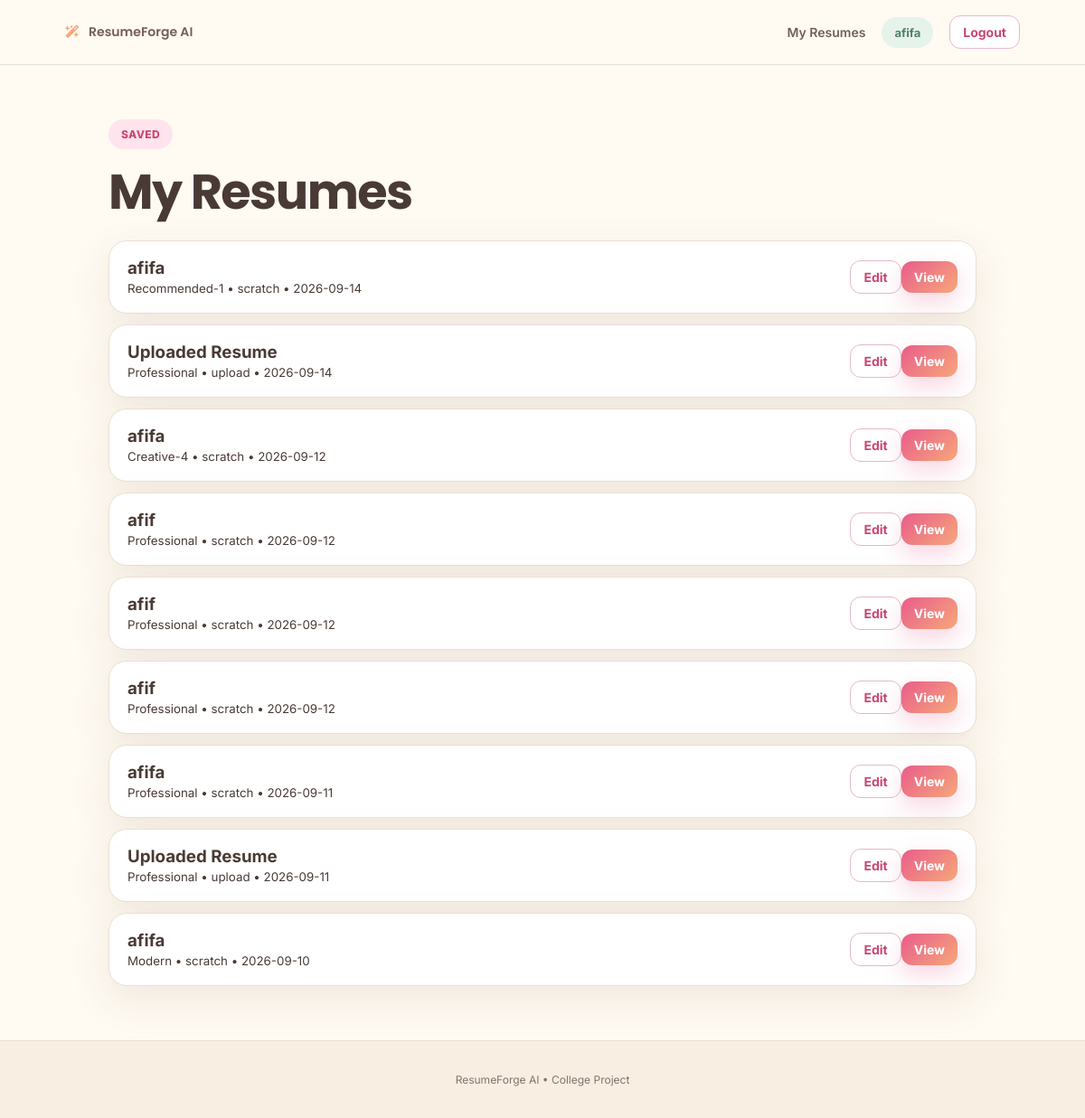
Screenshot of /my-resumes (signed in) with the database file from the repository.
### tables this page shows
CREATE TABLE users (
        id INTEGER PRIMARY KEY AUTOINCREMENT,
        name TEXT NOT NULL,
        email TEXT UNIQUE NOT NULL,
        password_hash TEXT NOT NULL,
        created_at TEXT NOT NULL
    );

CREATE TABLE resumes (
        id INTEGER PRIMARY KEY AUTOINCREMENT,
        user_id INTEGER NOT NULL,
        title TEXT NOT NULL,
        source TEXT NOT NULL,
        data TEXT NOT NULL,
        template TEXT NOT NULL DEFAULT 'professional',
        created_at TEXT NOT NULL,
        updated_at TEXT NOT NULL,
        FOREIGN KEY(user_id) REFERENCES users(id)
    );

### app.py (the view)
@app.route("/my-resumes")
def my_resumes():
    if not login_required(): return redirect(url_for("login"))
    conn = db(); resumes = conn.execute("SELECT * FROM resumes WHERE user_id=? ORDER BY updated_at DESC", (session["user_id"],)).fetchall(); conn.close()
    return render_template("my_resumes.html", resumes=resumes)

### app.py (called while the page is built)
def db():
    conn = sqlite3.connect(DB_PATH)
    conn.row_factory = sqlite3.Row
    return conn

def login_required():
    if "user_id" not in session:
        flash("Please sign in first.", "warning")
        return False
    return True

@app.context_processor
def inject_user():
    user = None
    if "user_id" in session:
        conn = db(); user = conn.execute("SELECT * FROM users WHERE id=?", (session["user_id"],)).fetchone(); conn.close()
    return {"current_user": user}

### templates/my_resumes.html
{% extends "base.html" %}{% block title %}My Resumes{% endblock %}{% block content %}<div class="form-page"><span class="badge">Saved</span><h1>My Resumes</h1><div class="saved-list">{% for r in resumes %}<div class="saved-card"><div><h3>{{ r['title'] }}</h3><small>{{ r['template'].title() }} • {{ r['source'] }} • {{ r['updated_at'][:10] }}</small></div><div><a class="btn small outline" href="{{ url_for('edit_resume',resume_id=r['id']) }}">Edit</a><a class="btn small primary" href="{{ url_for('resume_result',resume_id=r['id']) }}">View</a></div></div>{% else %}<p>No saved resumes yet.</p>{% endfor %}</div></div>{% endblock %}

### templates/base.html (shortened to what this page needs)
<!doctype html>
<html lang="en">
<head>
<link rel="stylesheet" href="https://cdnjs.cloudflare.com/ajax/libs/font-awesome/6.7.2/css/all.min.css">
<link rel="stylesheet" href="{{ url_for('static', filename='style.css') }}">
</head>
<body>
<nav class="nav"><a class="brand" href="{{ url_for('home') }}"><i class="fa-solid fa-wand-magic-sparkles"></i> ResumeForge AI</a><div>{% if current_user %}<a href="{{ url_for('my_resumes') }}">My Resumes</a><span class="user-pill">{{ current_user['name'] }}</span><a class="btn small outline" href="{{ url_for('logout') }}">Logout</a>{% else %}<a href="{{ url_for('login') }}">Login</a><a class="btn small primary" href="{{ url_for('signup') }}">Sign Up</a>{% endif %}</div></nav>
{% block content %}{% endblock %}
<footer>ResumeForge AI • College Project</footer>
</body></html>

### static/style.css (style rules this page uses)
* { box-sizing: border-box; }
:root { --cream: #fffaf2; --cream-dark: #f8f0e4; --white: #ffffff; --pink: #e95d8a; --pink-dark: #c94772; --pink-soft: #ffe4ed; --peach: #f6a77b; --peach-soft: #fff0e5; --sage: #6fa58b; --sage-dark: #4f806a; --sage-soft: #e5f3eb; --blue: #68a9c9; --blue-dark: #4386a8; --blue-soft: #e4f3fa; --yellow: #e9b949; --yellow-soft: #fff5cf; --brown: #493a35; --brown-light: #735f57; --muted: #82736d; --border: #eadfd5; --shadow: 0 15px 45px rgba(103, 76, 57, 0.10); --shadow-hover: 0 22px 55px rgba(103, 76, 57, 0.16); }
html { scroll-behavior: smooth; }
body { margin: 0; font-family: Inter, Arial, sans-serif; background: var(--cream); color: var(--brown); }
a { text-decoration: none; color: inherit; }
.nav { height: 72px; display: flex; align-items: center; justify-content: space-between; padding: 0 6%; background: rgba(255, 250, 242, 0.96); border-bottom: 1px solid var(--border); position: sticky; top: 0; z-index: 100; backdrop-filter: blur(12px); }
.nav > div { display: flex; gap: 18px; align-items: center; }
.brand { font-family: Poppins, Arial, sans-serif; font-weight: 800; font-size: 21px; color: var(--pink-dark); }
.brand i { margin-right: 7px; color: var(--peach); }
.nav a:not(.btn) { font-size: 14px; font-weight: 600; color: var(--brown-light); transition: color .2s ease; }
.user-pill { background: var(--sage-soft); color: var(--sage-dark); padding: 9px 14px; border-radius: 999px; font-size: 13px; font-weight: 700; }
.btn { display: inline-flex; align-items: center; justify-content: center; gap: 8px; border: 0; border-radius: 12px; padding: 13px 20px; font-weight: 700; cursor: pointer; font-size: 14px; transition: transform .2s ease, box-shadow .2s ease, background .2s ease; }
.btn.primary { background: linear-gradient(135deg, var(--pink), var(--peach)); color: #ffffff; box-shadow: 0 10px 25px rgba(233, 93, 138, 0.25); }
.btn.outline { background: var(--white); border: 1px solid #e4b9c8; color: var(--pink-dark); }
.btn.small { padding: 9px 14px; }
.badge { display: inline-flex; gap: 8px; align-items: center; background: var(--pink-soft); color: var(--pink-dark); padding: 9px 14px; border-radius: 999px; font-size: 12px; font-weight: 800; text-transform: uppercase; letter-spacing: .4px; }
.hero h1, .center-page h1, .form-page h1, .result-page h1 { font-family: Poppins, Arial, sans-serif; font-size: 54px; line-height: 1.08; margin: 18px 0; color: var(--brown); letter-spacing: -1.5px; }
.auth-wrap, .center-page, .form-page, .result-page { max-width: 1000px; margin: 60px auto; padding: 0 20px; }
.auth-card, .builder-card, .upload-box, .choice-card, .saved-card { background: var(--white); border: 1px solid var(--border); border-radius: 20px; box-shadow: var(--shadow); }
.saved-list { display: grid; gap: 12px; margin-top: 25px; }
.saved-card { padding: 18px 20px; display: flex; justify-content: space-between; align-items: center; }
.saved-card h3 { margin: 0; color: var(--brown); }
footer { text-align: center; padding: 35px; background: #f8eee2; color: var(--muted); font-size: 12px; border-top: 1px solid var(--border); }

### rows the page displays
users: name "afifa"
resumes: title "afifa", template "Recommended-1", source "scratch", updated_at "2026-09-14"
resumes: title "Uploaded Resume", template "Professional", source "upload", updated_at "2026-09-14"
resumes: title "afifa", template "Creative-4", source "scratch", updated_at "2026-09-12"
resumes: title "afif", template "Professional", source "scratch", updated_at "2026-09-12"
resumes: title "afif", template "Professional", source "scratch", updated_at "2026-09-12"
resumes: title "afif", template "Professional", source "scratch", updated_at "2026-09-12"
resumes: title "afifa", template "Professional", source "scratch", updated_at "2026-09-11"
resumes: title "Uploaded Resume", template "Professional", source "upload", updated_at "2026-09-11"
resumes: title "afifa", template "Modern", source "scratch", updated_at "2026-09-10"
